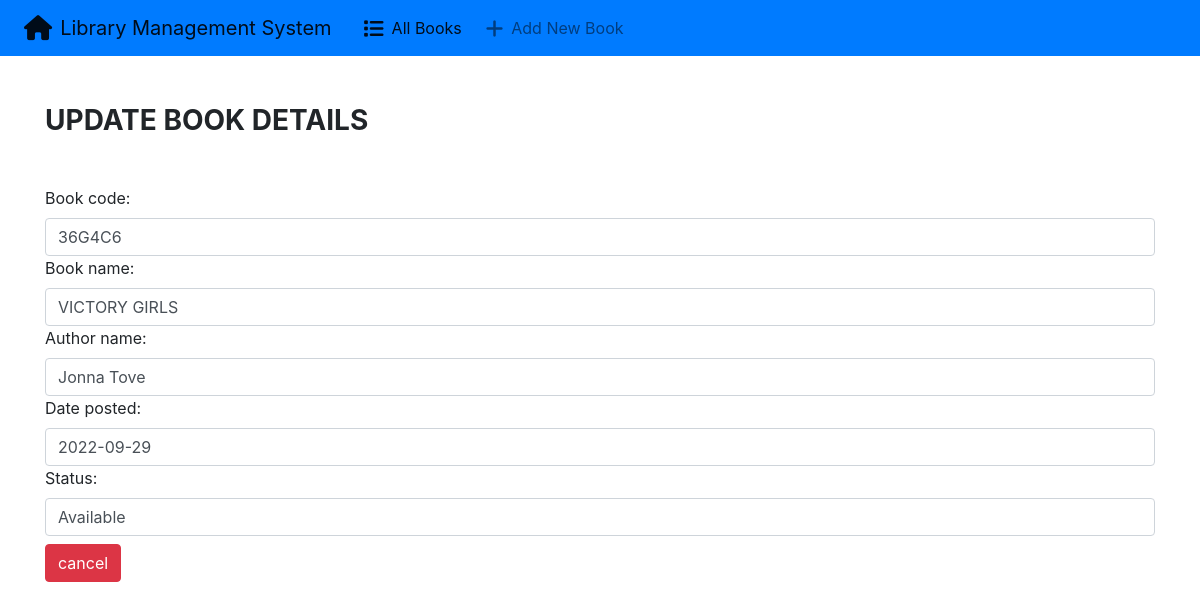
The page /update/13 on the database its author committed.
### books/models.py (models this page shows, shortened)
class Book(models.Model):
    book_code = models.CharField(max_length=50)
    book_name = models.CharField(max_length=150)
    author_name = models.CharField(max_length=150)
    date = models.DateField()
    status = models.CharField(max_length=50)

### books/views.py (the view)
# urls.py: path('update/<str:pk>', views.update_books, name='update'),
def update_books(request, pk):
    book = Book.objects.get(id=pk)
    form = BookForm(instance=book)
    if request.method == 'POST':
        form = BookForm(request.POST, instance=book)
        if form.is_valid():
            form.save()
            return redirect('/')
    context = {
        'form': form
    }
    return render(request, 'books/update_books.html', context)

### books/forms.py
class BookForm(forms.ModelForm):
    class Meta:
        model = Book
        fields = [
            'book_code',
            'book_name',
            'author_name',
            'date',
            'status'
        ]
        labels = {
            'book_code': 'Book code',
            'book_name': 'Book name',
            'author_name': 'Author name',
            'date': 'Date posted',
            'status': 'Status'
        }
        widgets = {
            'book_code': forms.TextInput(attrs={'class':'form-control'}),
            'book_name': forms.TextInput(attrs={'class': 'form-control'}),
            'author_name': forms.TextInput(attrs={'class': 'form-control'}),
            'date': forms.DateInput(attrs={'class': 'form-control'}),
            'status': forms.TextInput(attrs={'class': 'form-control'})
        }

### books/templates/books/update_books.html (shortened to what this page needs)
{% extends 'books/base.html' %}
{% block content %}
<div class="container">
    <h3 class="my-5"><strong>UPDATE BOOK DETAILS</strong></h3>
    <form action="" method="POST">
        {{ form }}
        <a href="{% url 'index' %}" class="btn btn-danger my-2">cancel</a>
    </form>
</div>
{% endblock content %}

### books/templates/books/base.html (style rules this page uses)
body { font-family: -apple-system, BlinkMacSystemFont, 'Segoe UI', Roboto, Oxygen, Ubuntu, Cantarell, 'Open Sans', 'Helvetica Neue', sans-serif; }

### rows shown on the page
Book: book_code "36G4C6", book_name "VICTORY GIRLS", author_name "Jonna Tove", date "2022-09-29", status "Available"
